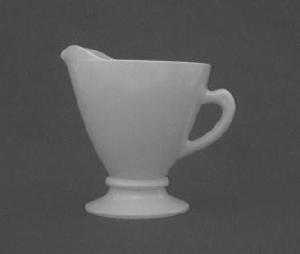
#> input picture Chapter 1/1.10/teacup.jpg, 300 x 254 px
$ python auto_canny.py --image teacup.jpg
#> lines starting #> are read from the running program, lines starting #| are printed output that depends on the picture; after the words box and inside, x2 and y2 are one past the last pixel; in counts of white or black regions, pixels touching at a corner belong together
import imutils
import argparse
import cv2

ap = argparse.ArgumentParser()
ap.add_argument('-i', '--image', required=True, help='path to the image')
args = vars(ap.parse_args())

image = cv2.imread(args['image'])
#> image is the input picture: shape (254, 300, 3); min 62, max 199, mean 89.6
gray = cv2.cvtColor(image, cv2.COLOR_BGR2GRAY)
blurred = cv2.GaussianBlur(gray, (5, 5), 0)

wide = cv2.Canny(blurred, 10, 200)
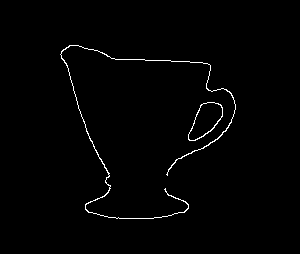
#> wide: shape (254, 300); 1.1% white in thin lines or dots, all inside (x1, y1, x2, y2) = (60, 45, 236, 219)
tight = cv2.Canny(blurred, 225, 250)
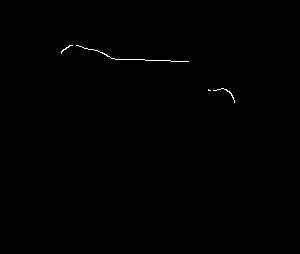
#> tight: shape (254, 300); 0.23% white in thin lines or dots, all inside (x1, y1, x2, y2) = (61, 45, 235, 103)
# USE: imutils.auto_canny()
auto = imutils.auto_canny(blurred)
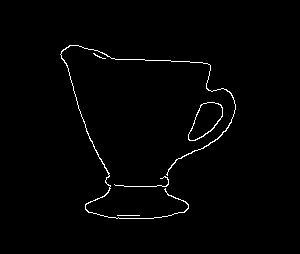
#> auto: shape (254, 300); 1.3% white in thin lines or dots, all inside (x1, y1, x2, y2) = (60, 45, 236, 219)

# show the edge maps
cv2.imshow('Original', image)
cv2.imshow('Wide edge map', wide)
cv2.imshow('Tight edge maps', tight)
cv2.imshow('Auto edge maps', auto)
cv2.waitKey(0)
